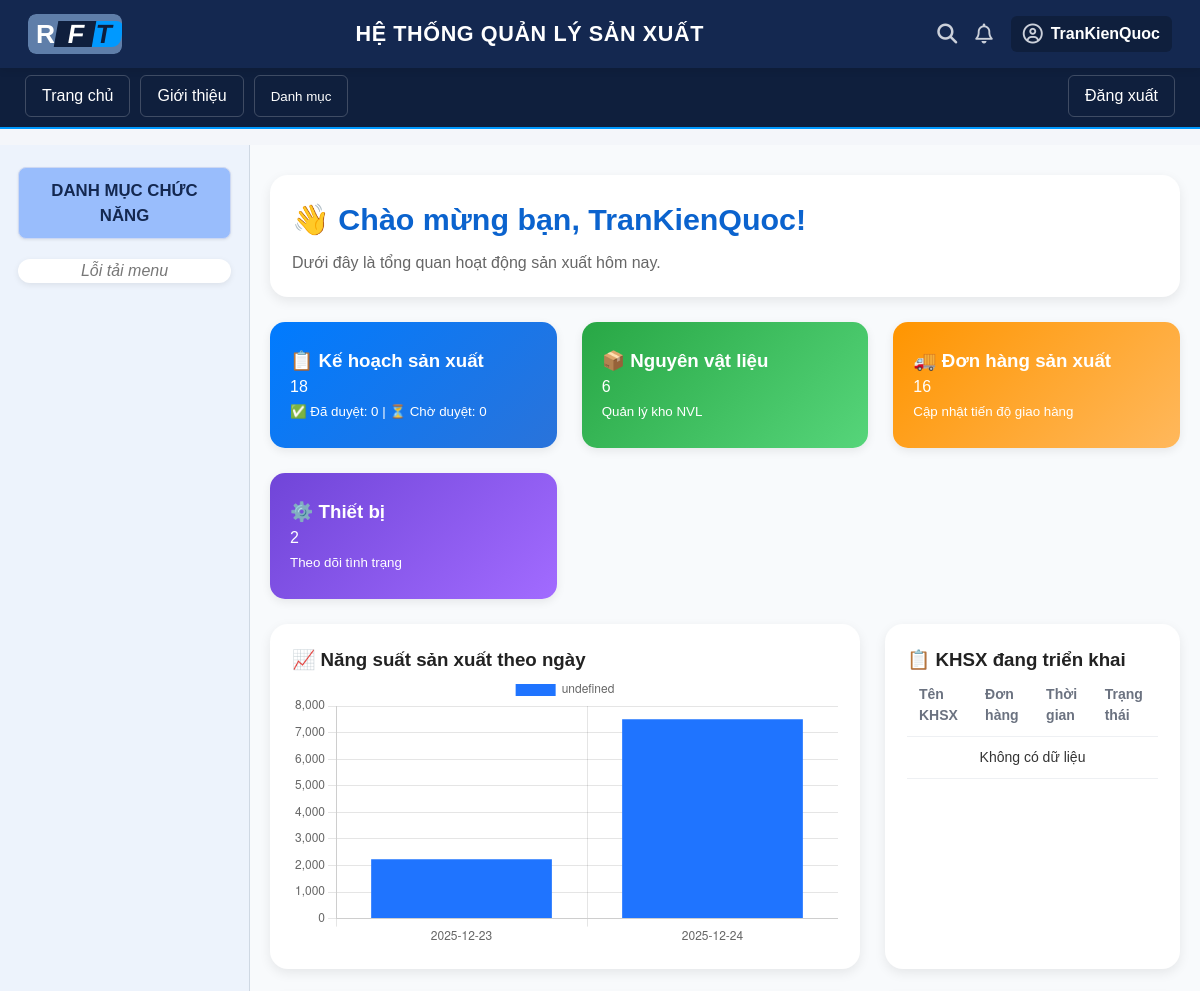
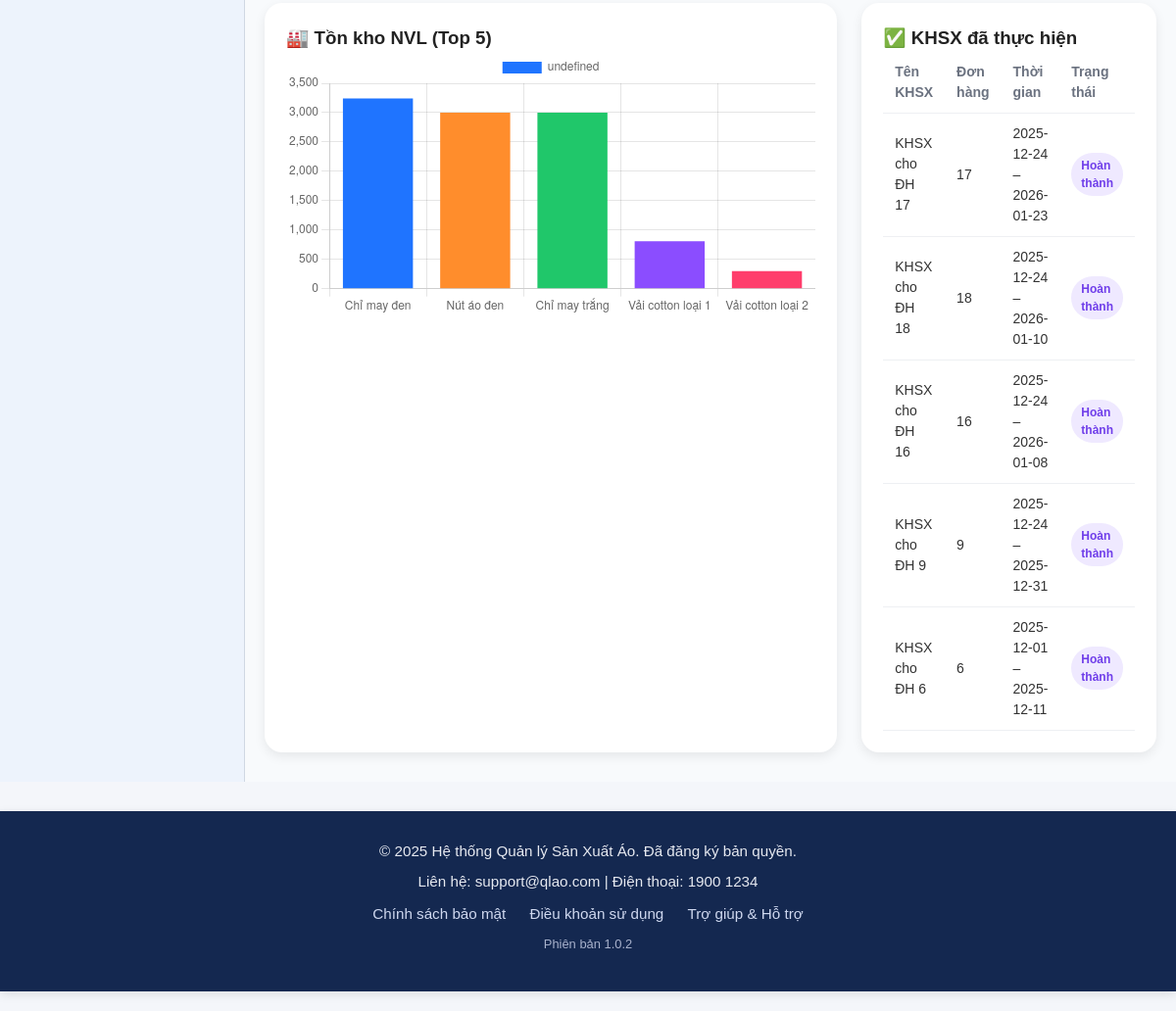
The app's page /index.php?page=home (signed in) with its own data (2 pictures, top to bottom).
### tables this page shows
CREATE TABLE `kehoachsanxuat` (
  `maKHSX` int(11) NOT NULL,
  `tenKHSX` varchar(100) NOT NULL,
  `maDonHang` int(11) NOT NULL,
  `maSanPham` int(11) NOT NULL,
  `thoiGianBatDau` date NOT NULL,
  `thoiGianKetThuc` date NOT NULL,
  `trangThai` varchar(50) NOT NULL DEFAULT 'Chờ duyệt',
  `maND` int(11) NOT NULL
);

### app/controllers/HomeController.php (called while the page is built, shortened)
<?php
require_once 'app/models/HomeModel.php';
class HomeController
{
    public function index()
    {
        $isLoggedIn = true;
        $homeModel = new HomeModel();
        $thongKe = $homeModel->layThongKeTongQuan();
        $duLieuBieuDo = $homeModel->layNangSuatTheoNgay(7);
        $KHSXDangTrienKhai = $homeModel->layKHSXDangTrienKhai();
        $KHSXDaThucHien = $homeModel->layKHSXDaThucHien();
        $tonKhoNVL = $homeModel->layTonKhoNVL();
        require_once 'app/views/home.php';
    }
}

### app/models/HomeModel.php (called while the page is built, shortened)
<?php
require_once 'ketNoi.php';
class HomeModel {
    private $conn;
    public function __construct() {
        $db = new KetNoi();
        $this->conn = $db->connect();
    }
    public function layThongKeTongQuan() {
        $data = [];
        $data['tongKHSX'] = $this->getCount("SELECT COUNT(*) FROM kehoachsanxuat");
        $data['tongNVL'] = $this->getCount("SELECT COUNT(*) FROM nvl");
        $data['tongDonHang'] = $this->getCount("SELECT COUNT(*) FROM donhangsanxuat");
        $data['tongThietBi'] = $this->getCount("SELECT COUNT(*) FROM thietbi");
        $data['daDuyet'] = $this->getCount("SELECT COUNT(*) FROM kehoachsanxuat WHERE trangThai='Đã duyệt'");
        $data['choDuyet'] = $this->getCount("SELECT COUNT(*) FROM kehoachsanxuat WHERE trangThai='Chờ duyệt'");
        return $data;
    }
    private function getCount($sql) {
        $result = $this->conn->query($sql);
        return $result ? $result->fetch_row()[0] : 0;
    }
    public function layNangSuatTheoNgay($soNgay = 7) {
    $sql = "
        SELECT
            DATE(ngayLam) AS ngay,
            SUM(soLuongSPHoanThanh) AS tongSoLuong
        FROM ghinhanthanhphamtheongay
        WHERE ngayLam >= DATE_SUB(CURDATE(), INTERVAL ? DAY)
        GROUP BY DATE(ngayLam)
        ORDER BY ngay ASC
    ";
    $stmt = $this->conn->prepare($sql);
    $stmt->bind_param('i', $soNgay);
    $stmt->execute();
    $result = $stmt->get_result();
    $data = [];
    while ($row = $result->fetch_assoc()) {
        $data[] = $row;
    }
    return $data;
}
public function layKHSXDaThucHien() {
    $sql = "
        SELECT
            tenKHSX,
            maDonHang,
            thoiGianBatDau,
            thoiGianKetThuc,
            trangThai
        FROM kehoachsanxuat
        WHERE trangThai IN ('Hoàn thành', 'Đã kết thúc')
        ORDER BY thoiGianKetThuc DESC
        LIMIT 10
    ";
    return $this->conn->query($sql)->fetch_all(MYSQLI_ASSOC);
}
public function layTonKhoNVL() {
    $sql = "
        SELECT tenNVL, soLuongTonKho
        FROM nvl
        ORDER BY soLuongTonKho DESC
        LIMIT 5
    ";
    return $this->conn->query($sql)->fetch_all(MYSQLI_ASSOC);
}
}

### app/models/ketNoi.php (called while the page is built, shortened)
<?php
class KetNoi {
    private $host = "localhost";
    private $user = "root";
    private $pass = "";
    private $dbname = "dl_final";
    public function connect() {
        $this->conn = new mysqli($this->host, $this->user, $this->pass, $this->dbname);
        $this->conn->set_charset("utf8mb4");
        return $this->conn;
    }
}
?>

### app/views/home.php (the view, shortened to what this page needs)
<!DOCTYPE html>
<html lang="vi">
<head>
    <link rel="stylesheet" href="public/css/style.css">
</head>
<body>
    <?php include 'app/views/layouts/header.php'; ?>
    <?php include 'app/views/layouts/nav.php'; ?>
    <div class="main-container">
        <?php include 'app/views/layouts/sidebar.php'; ?>
        <?php if (!$isLoggedIn): ?>
            <div class="welcome-container">
                <div class="welcome-card">
                    <h1 style="font-size:2.2em;font-weight:800;color:#0b63ce;margin-bottom:12px;font-family:'Inter', sans-serif;">👋 Chào mừng bạn đến hệ
                        thống QLSX</h1>
                    <p style="font-size:1.05em;color:#555;line-height:1.6;margin-bottom:28px;">
                        Giải pháp quản lý sản xuất thông minh – theo dõi kế hoạch, nguyên vật liệu và năng suất trong một
                        nền tảng duy nhất.
                    </p>
                    <button class="login-btn" onclick="window.location.href='index.php?page=login'">🔐 Đăng nhập
                        ngay</button>
                </div>
            </div>
        <?php else: ?>
            <div class="dashboard-container">
                <div class="panel" style="margin-bottom:25px;">
                    <h1 style="font-size:1.9em;font-weight:700;color:#0b63ce;margin:0;">
                        👋 Chào mừng bạn, <?= htmlspecialchars($_SESSION['user']['hoTen'] ?? '') ?>!
                    </h1>
                    <p style="color:#666;margin-top:8px;">Dưới đây là tổng quan hoạt động sản xuất hôm nay.</p>
                </div>
                <div class="dashboard-stats">
                    <div class="card" style="background:linear-gradient(135deg,#007bff,#2a73da);color:#fff;">
                        <h3>📋 Kế hoạch sản xuất</h3>
                        <p><?= $thongKe['tongKHSX'] ?? 0 ?></p>
                        <small>✅ Đã duyệt: <?= $thongKe['daDuyet'] ?? 0 ?> | ⏳ Chờ duyệt:
                            <?= $thongKe['choDuyet'] ?? 0 ?></small>
                    </div>
                    <div class="card" style="background:linear-gradient(135deg,#28a745,#56d57a);color:#fff;">
                        <h3>📦 Nguyên vật liệu</h3>
                        <p><?= $thongKe['tongNVL'] ?? 0 ?></p>
                        <small>Quản lý kho NVL</small>
                    </div>
                    <div class="card" style="background:linear-gradient(135deg,#ff9500,#ffb85c);color:#fff;">
                        <h3>🚚 Đơn hàng sản xuất</h3>
                        <p><?= $thongKe['tongDonHang'] ?? 0 ?></p>
                        <small>Cập nhật tiến độ giao hàng</small>
                    </div>
                    <div class="card" style="background:linear-gradient(135deg,#7045d8,#a26bff);color:#fff;">
                        <h3>⚙️ Thiết bị</h3>
                        <p><?= $thongKe['tongThietBi'] ?? 0 ?></p>
                        <small>Theo dõi tình trạng</small>
                    </div>
                </div>
                <div class="grid-2-1" style="margin-top:25px;margin-bottom:25px;">
                    <div class="panel">
                        <h3>📈 Năng suất sản xuất theo ngày</h3>
                        <canvas id="chartNangSuat"></canvas>
                    </div>
                    <div class="panel">
                        <h3>📋 KHSX đang triển khai</h3>
                        <table class="table">
                            <tr>
                                <th>Tên KHSX</th>
                                <th>Đơn hàng</th>
                                <th>Thời gian</th>
                                <th>Trạng thái</th>
                            </tr>
                            <?php if (!empty($KHSXDangTrienKhai)): ?>
                                <?php foreach ($KHSXDangTrienKhai as $row): ?>
                                    <tr>
                                        <td><?= $row['tenKHSX'] ?></td>
                                        <td><?= $row['maDonHang'] ?></td>
                                        <td><?= $row['thoiGianBatDau'] ?> – <?= $row['thoiGianKetThuc'] ?></td>
                                        <td>
                                            <?php
                                            $st = trim($row['trangThai']);
                                            $cls = 'b-pending';
                                            if ($st == 'Đã duyệt')
                                                $cls = 'b-approved';
                                            if ($st == 'Đang sản xuất')
                                                $cls = 'b-running';
                                            ?>
                                            <span class="badge <?= $cls ?>"><?= $st ?></span>
                                        </td>
                                    </tr>
                                <?php endforeach; ?>
                            <?php else: ?>
                                <tr>
                                    <td colspan="4" style="text-align:center;">Không có dữ liệu</td>
                                </tr>
                            <?php endif; ?>
                        </table>
                    </div>
                </div>
                <div class="grid-2-1">
                    <div class="panel">
                        <h3>🏭 Tồn kho NVL (Top 5)</h3>
                        <canvas id="chartTonKho"></canvas>
                    </div>
                    <div class="panel">
                        <h3>✅ KHSX đã thực hiện</h3>
                        <table class="table">
                            <tr>
                                <th>Tên KHSX</th>
                                <th>Đơn hàng</th>
                                <th>Thời gian</th>
                                <th>Trạng thái</th>
                            </tr>
                            <?php if (!empty($KHSXDaThucHien)): ?>
                                <?php foreach ($KHSXDaThucHien as $row): ?>
                                    <tr>
                                        <td><?= $row['tenKHSX'] ?></td>
                                        <td><?= $row['maDonHang'] ?></td>
                                        <td><?= $row['thoiGianBatDau'] ?> – <?= $row['thoiGianKetThuc'] ?></td>
                                        <td>
                                            <span class="badge b-done"><?= $row['trangThai'] ?></span>
                                        </td>
                                    </tr>
                                <?php endforeach; ?>
                            <?php else: ?>
                                <tr>
                                    <td colspan="4" style="text-align:center;">Không có dữ liệu</td>
                                </tr>
                            <?php endif; ?>
                        </table>
                    </div>
                </div>
            </div>
            <script>
                const nsLabels = <?= json_encode(array_column($duLieuBieuDo, 'ngay')) ?>;
                const nsValues = <?= json_encode(array_column($duLieuBieuDo, 'tongSoLuong')) ?>;
                new Chart(document.getElementById('chartNangSuat'), {
                    type: 'bar',
                    data: {
                        labels: nsLabels,
                        datasets: [{
                            data: nsValues,
                            backgroundColor: '#1f74ff'
                        }]
                    }
                });
                const nvlLabels = <?= json_encode(array_column($tonKhoNVL, 'tenNVL')) ?>;
                const nvlValues = <?= json_encode(array_column($tonKhoNVL, 'soLuongTonKho')) ?>;
                new Chart(document.getElementById('chartTonKho'), {
                    type: 'bar',
                    data: {
                        labels: nvlLabels,
                        datasets: [{
                            data: nvlValues,
                            backgroundColor: ['#1f74ff', '#ff8d2c', '#20c76a', '#8b4dff', '#ff3e6c']
                        }]
                    }
                });
            </script>
        <?php endif; ?>
    </div>
    <?php include 'app/views/layouts/footer.php'; ?>
</body>
</html>

### records on screen
kehoachsanxuat: tenKHSX "KHSX cho ĐH 17", maDonHang "17", thoiGianBatDau "2025-12-24", thoiGianKetThuc "2026-01-23", trangThai "Hoàn thành"
kehoachsanxuat: tenKHSX "KHSX cho ĐH 18", maDonHang "18", thoiGianBatDau "2025-12-24", thoiGianKetThuc "2026-01-10", trangThai "Hoàn thành"
kehoachsanxuat: tenKHSX "KHSX cho ĐH 16", maDonHang "16", thoiGianBatDau "2025-12-24", thoiGianKetThuc "2026-01-08", trangThai "Hoàn thành"
kehoachsanxuat: tenKHSX "KHSX cho ĐH 9", maDonHang "9", thoiGianBatDau "2025-12-24", thoiGianKetThuc "2025-12-31", trangThai "Hoàn thành"
kehoachsanxuat: tenKHSX "KHSX cho ĐH 6", maDonHang "6", thoiGianBatDau "2025-12-01", thoiGianKetThuc "2025-12-11", trangThai "Hoàn thành"

### other values on screen
$tenHienThi "TranKienQuoc"
$_SESSION['user']['hoTen'] "TranKienQuoc"
$thongKe['tongKHSX'] "18"
$thongKe['daDuyet'] "0"
$thongKe['choDuyet'] "0"
$thongKe['tongNVL'] "6"
$thongKe['tongDonHang'] "16"
$thongKe['tongThietBi'] "2"
chart data {{ json_encode(array_column($duLieuBieuDo, 'ngay')) }} ["2025-12-23","2025-12-24"]
chart data {{ json_encode(array_column($duLieuBieuDo, 'tongSoLuong')) }} ["2230","7500"]
chart data {{ json_encode(array_column($tonKhoNVL, 'soLuongTonKho')) }} ["3240","3000","3000","810","300"]
